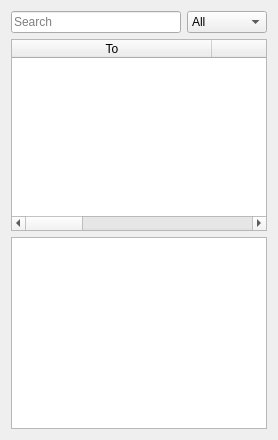
      <widget class="QWidget" name="inbox">
       <attribute name="icon">
        <iconset resource="bitmessage_icons.qrc">
         <normaloff>:/newPrefix/images/inbox.png</normaloff>:/newPrefix/images/inbox.png</iconset>
       </attribute>
       <attribute name="title">
        <string>Inbox</string>
       </attribute>
       <layout class="QVBoxLayout" name="verticalLayout_2">
        <item>
         <layout class="QHBoxLayout" name="horizontalLayoutSearch">
          <property name="topMargin">
           <number>0</number>
          </property>
          <item>
           <widget class="QLineEdit" name="inboxSearchLineEdit">
            <property name="placeholderText">
             <string>Search</string>
            </property>
           </widget>
          </item>
          <item>
           <widget class="QComboBox" name="inboxSearchOptionCB">
            <item>
             <property name="text">
              <string>All</string>
             </property>
            </item>
            <item>
             <property name="text">
              <string>To</string>
             </property>
            </item>
            <item>
             <property name="text">
              <string>From</string>
             </property>
            </item>
            <item>
             <property name="text">
              <string>Subject</string>
             </property>
            </item>
            <item>
             <property name="text">
              <string>Message</string>
             </property>
            </item>
           </widget>
          </item>
         </layout>
        </item>
        <item>
         <widget class="QTableWidget" name="tableWidgetInbox">
          <property name="alternatingRowColors">
           <bool>true</bool>
          </property>
          <property name="selectionMode">
           <enum>QAbstractItemView::ExtendedSelection</enum>
          </property>
          <property name="selectionBehavior">
           <enum>QAbstractItemView::SelectRows</enum>
          </property>
          <property name="sortingEnabled">
           <bool>true</bool>
          </property>
          <property name="wordWrap">
           <bool>false</bool>
          </property>
          <attribute name="horizontalHeaderCascadingSectionResizes">
           <bool>true</bool>
          </attribute>
          <attribute name="horizontalHeaderDefaultSectionSize">
           <number>200</number>
          </attribute>
          <attribute name="horizontalHeaderHighlightSections">
           <bool>false</bool>
          </attribute>
          <attribute name="horizontalHeaderMinimumSectionSize">
           <number>27</number>
          </attribute>
          <attribute name="horizontalHeaderShowSortIndicator" stdset="0">
           <bool>false</bool>
          </attribute>
          <attribute name="horizontalHeaderStretchLastSection">
           <bool>true</bool>
          </attribute>
          <attribute name="verticalHeaderVisible">
           <bool>false</bool>
          </attribute>
          <attribute name="verticalHeaderDefaultSectionSize">
           <number>26</number>
          </attribute>
          <column>
           <property name="text">
            <string>To</string>
           </property>
          </column>
          <column>
           <property name="text">
            <string>From</string>
           </property>
          </column>
          <column>
           <property name="text">
            <string>Subject</string>
           </property>
          </column>
          <column>
           <property name="text">
            <string>Received</string>
           </property>
          </column>
         </widget>
        </item>
        <item>
         <widget class="QTextEdit" name="textEditInboxMessage">
          <property name="baseSize">
           <size>
            <width>0</width>
            <height>500</height>
           </size>
          </property>
         </widget>
        </item>
       </layout>
      </widget>
